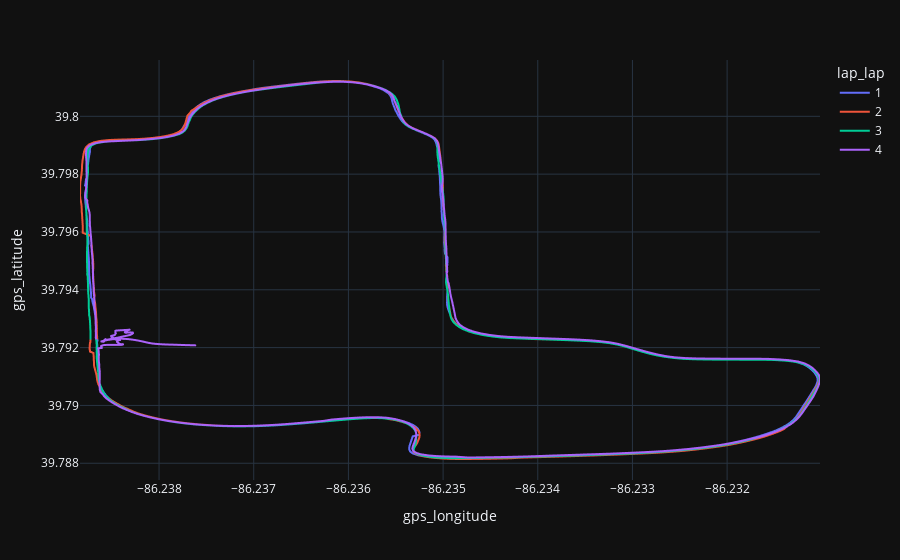

The notebook cell this image was saved under:
### Code cell
# this shows us the map of the track. 
df.plot(x='gps_longitude', y='gps_latitude', color='lap_lap')

### Figure 1 — Plotly figure (JSON) as saved in the notebook; plotly's stock layout.template omitted (floating-point values rounded to 4 significant figures; data arrays with more than 128 entries replaced by an {"elided": "..."} marker saying what was removed)
{"data": [{"hovertemplate": "lap_lap=1<br>gps_longitude=%{x}<br>gps_latitude=%{y}<extra></extra>", "legendgroup": "1", "line": {"color": "#636efa", "dash": "solid"}, "marker": {"symbol": "circle"}, "mode": "lines", "name": "1", "showlegend": true, "type": "scattergl", "x": {"elided": "5026 float values"}, "xaxis": "x", "y": {"elided": "5026 float values"}, "yaxis": "y"}, {"hovertemplate": "lap_lap=2<br>gps_longitude=%{x}<br>gps_latitude=%{y}<extra></extra>", "legendgroup": "2", "line": {"color": "#EF553B", "dash": "solid"}, "marker": {"symbol": "circle"}, "mode": "lines", "name": "2", "showlegend": true, "type": "scattergl", "x": {"elided": "4725 float values"}, "xaxis": "x", "y": {"elided": "4725 float values"}, "yaxis": "y"}, {"hovertemplate": "lap_lap=3<br>gps_longitude=%{x}<br>gps_latitude=%{y}<extra></extra>", "legendgroup": "3", "line": {"color": "#00cc96", "dash": "solid"}, "marker": {"symbol": "circle"}, "mode": "lines", "name": "3", "showlegend": true, "type": "scattergl", "x": {"elided": "4735 float values"}, "xaxis": "x", "y": {"elided": "4735 float values"}, "yaxis": "y"}, {"hovertemplate": "lap_lap=4<br>gps_longitude=%{x}<br>gps_latitude=%{y}<extra></extra>", "legendgroup": "4", "line": {"color": "#ab63fa", "dash": "solid"}, "marker": {"symbol": "circle"}, "mode": "lines", "name": "4", "showlegend": true, "type": "scattergl", "x": {"elided": "6943 float values"}, "xaxis": "x", "y": {"elided": "6943 float values"}, "yaxis": "y"}], "layout": {"legend": {"title": {"text": "lap_lap"}, "tracegroupgap": 0}, "margin": {"t": 60}, "xaxis": {"anchor": "y", "domain": [0, 1], "title": {"text": "gps_longitude"}}, "yaxis": {"anchor": "x", "domain": [0, 1], "title": {"text": "gps_latitude"}}}}
